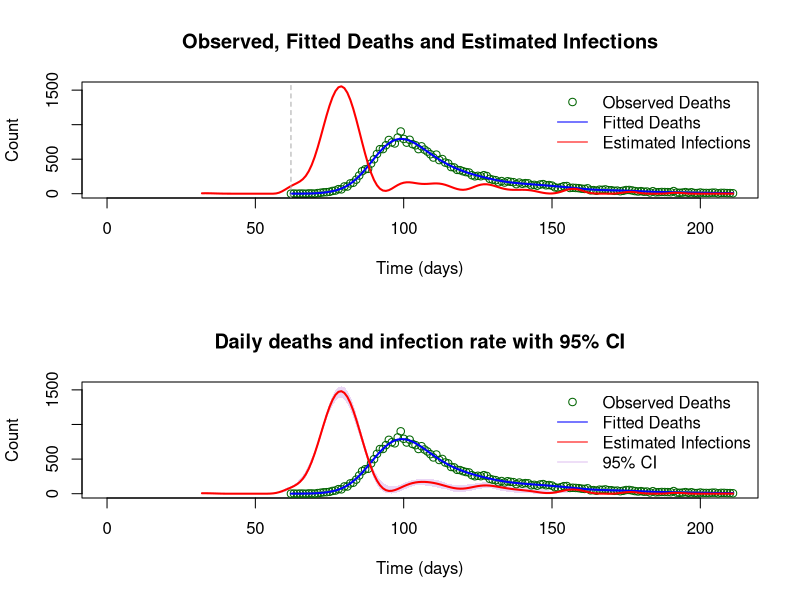

R code for this plot:
# Chao You s2785107; Chenyi Jia s2792046; Kangxin Wei s2817655
# Our team members completed this assignment together, completing each step 
# through discussion.In the early stage, we read the notes together to 
# understand the requirements and learn functions. Later, we program together, 
#find bugs, and solve them together.

# https://github.com/sibei-git/Assessment3_Group10.git
#-------------------------------------------------------------------------------
# Smooth Deconvolution
# This script estimates the underlying infection curve f(t)
# from observed daily deaths y(t) using:
#  a known infection-to-death delay distribution π(j),
#  B-spline basis for smooth representation of f(t),
#  penalized Poisson regression (with smoothness penalty λβᵀSβ),
#  automatic selection of λ using BIC,
#  bootstrap estimation for uncertainty intervals.
#-------------------------------------------------------------------------------
library(splines)  # provides splineDesign() for B-spline basis
# Define infection-to-death probability distribution π(j)
# log(d) ~ Normal(3.151, 0.469^2)
d <- 1:80                # possible durations from infection to death
edur <- 3.151            # Mean of log-normal delay (log-scale)
sdur <- .469             # SD of log-normal delay
pd <- dlnorm(d, edur, sdur)   # Log-normal distribution of delay
pd <- pd / sum(pd)       # Normalize so that π(j) sums to 1


# Task 1: Function to build matrices for deconvolution
# Function: Constructs the B-spline basis (Xtilde),
# convolution model matrix (X), and penalty matrix (S).
# Arguments:
#   t: Numeric vector of observed time points.
#   K: Number of spline basis functions (default = 80).
#   L: Maximum infection-to-death delay (default = 80).
#   L0: Offset to extend f(t) grid earlier than first observed death (default = 30)
# Returns:
#   Xtilde: Spline basis matrix for infection curve f(t).
#   X: Convolution model matrix linking infections to deaths.
#   S: Penalty matrix for smoothness (2nd derivative).
#   tf: Time grid for estimated infections.
#   knots: Knots used for spline basis.
#   pi: Probability distribution π(j) for delay.
Xtilde_X_S <- function(t, K = 80, L = 80, L0 = 30) {
  t <- as.numeric(t)
  n <- length(t)  # Number of observed points
  
  # Construct time grid for f(t): start earlier to capture infection onset
  # tf:from 30 days before the first death (day 62) to the last death (day 211)
  tf <- seq(from = t[1] - L0, to = t[n], by = 1)
  nf <- length(tf)
  
  # Define internal knots and extend boundaries for cubic B-spline (ord=4)
  knots_all <- seq(min(tf), max(tf), length.out = K - 2)
  dk <- mean(diff(knots_all))  # Average knot spacing
  
  # Add 3 boundary knots at each side for smooth spline ends
  knots <- c(
    min(knots_all) - 3*dk, min(knots_all) - 2*dk, min(knots_all) - 1*dk,
    knots_all,
    max(knots_all) + 1*dk, max(knots_all) + 2*dk, max(knots_all) + 3*dk
  )
  
  # Build B-spline basis for infection curve f(t)
  # Xtilde: The [nf x K] B-spline basis matrix, 
  # where Xtilde[i, k] is the value of basis function k at time tf[i].
  Xtilde <- splineDesign(knots = knots, x = tf, ord = 4, outer.ok = TRUE)
  
  # Build the [n x K] Deconvolution Matrix X
  # This matrix maps the infection basis (Xtilde) to the observed deaths (mu)
  # by "convolving" the infection function f(t) with the delay probability pd.
  # In order to get mu = X %*% beta
  # Initialize convolution matrix X (deaths = convolution of infections)
  X <- matrix(0.0, n, K)
  # For each observed day, compute indices corresponding to past infection times
  row_idx <- L0 + outer(1:n, 1:L, FUN = "-")
  valid_v <- (row_idx >= 1) & (row_idx <= nf)
  
  # Loop over every possible infection-to-death delay 'j' (from 1 to L)
  # Combine contributions from each delay j weighted by π(j)
  for (j in 1:L) {
    # Find all observed death days 'i' for which a delay 'j' is valid.
    idx <- which(valid_v[, j])
    # If any valid days exist for this delay 'j'
    if (length(idx)) {
      # Loop over each valid death day 'i' (indexed by 'ii')
      for (ii in seq_along(idx)) {
        # X[i, ] = X[i, ] + (probability of j-day delay) * (B-spline basis)
        # Xtilde[row_idx[...], ] gets the K basis values at time (t_i - j).
        X[idx[ii], ] <- X[idx[ii], ] + pd[j] * Xtilde[row_idx[idx[ii], j], ]
      }
    }
  }
  
  # Construct 2nd difference penalty matrix (encourages smoothness)
  S <- crossprod(diff(diag(K), diff = 2))
  
  # Return all components
  list(Xtilde = Xtilde, X = X, S = S, tf = tf, knots = knots, pi = pd)
}

# Task 2: Penalized negative log-likelihood and gradient
# Function: Computes penalized negative log-likelihood for Poisson deaths.
# Arguments:
#   gamma: log(β) coefficients to ensure β > 0.
#   X, y: Model matrix and observed deaths.
#   S: Smoothness penalty matrix.
#   lambda: Smoothing parameter controlling smoothness of f(t).
# Returns:
#   Scalar value of penalized negative log-likelihood.
negloglik_penalty <- function(gamma, X, y, S, lambda) {
  beta <- exp(gamma) # β = exp(γ) ensures positivity
  mu <- as.vector(X %*% beta) # Expected deaths
  mu <- pmax(mu, 1e-10)  # Avoid log(0)
  
  loglik <- sum(y * log(mu) - mu) # Poisson log-likelihood (without constant)
  penalty <- 0.5 * lambda * t(beta) %*% S %*% beta  # Smoothness penalty
  
  return(-loglik + penalty) # Return penalized negative log-likelihood
}

# Function: Gradient of penalized negative log-likelihood w.r.t γ.
# Arguments and Returns same as above.
grad_negloglik_penalty <- function(gamma, X, y, S, lambda) {
  beta <- exp(gamma)
  mu <- as.vector(X %*% beta)
  mu <- pmax(mu, 1e-10)
  
  grad_beta <- t(X) %*% (1 - y / mu) # Gradient w.r.t β
  grad_gamma <- as.vector(beta * grad_beta + lambda * (beta * (S %*% beta)))# Chain rule
  return(grad_gamma)
}

# Task 3: Fit penalized Poisson model for deaths
# Function: Fits penalized Poisson regression using BFGS optimization.
# Arguments:
#   y, X, Xtilde, S: Model inputs.
#   lambda: Smoothing parameter.
#   maxit: Maximum iterations for optimizer.
# Returns:
#   List containing estimated parameters and fitted values:
#   gamma_hat, beta_hat, mu_hat (fitted deaths), f_hat (estimated infections)
fit_death <- function(y, X, Xtilde, S, lambda = 5e-5, maxit = 200) {
  K <- ncol(X)
  init_gamma <- rep(0, K)  # Initialize γ = 0
  
  # Optimize penalized likelihood via BFGS
  opt <- optim(
    par = init_gamma,# par:The initial guess for the parameters (gamma vector)
    fn = negloglik_penalty,# fn:The objective function to minimize
    gr = grad_negloglik_penalty,# gr:The gradient function for 'fn'
    method = "BFGS", # use the BFGS algorithm
    control = list(maxit = maxit, trace = TRUE),
    X = X, y = y, S = S, lambda = lambda
  )
  
  # Warn if optimizer did not converge
  if (opt$convergence != 0) {
    warning("Optimization did not converge. Try adjusting lambda or maxit.")
  }
  
  # Recover fitted parameters and values
  gamma_hat <- opt$par #it stores the optimal parameter vector found by optim
  beta_hat <- exp(gamma_hat)
  # Calculate the fitted death curve (mu_hat)
  # Use the optimal beta_hat and the deconvolution matrix X (mu = X * beta)
  mu_hat <- as.vector(X %*% beta_hat)
  # Calculate the estimated infection curve (f_hat)
  # Use the optimal beta_hat and the Xtilde (f = Xtilde * beta)
  f_hat <- as.vector(Xtilde %*% beta_hat)
  
  return(list(
    opt = opt, gamma_hat = gamma_hat, beta_hat = beta_hat,
    mu_hat = mu_hat, f_hat = f_hat, lambda = lambda
  ))
}


# Function: Plot observed deaths, fitted deaths, and infection curve.
# Arguments:
#   t_obs: Observed time vector.
#   y: Observed deaths.z
#   tf: Time grid for infection curve.
#   out: Output from Xtilde_X_S() containing tf and knots.
#   mu_hat: Fitted deaths from model.
#   f_hat: Estimated infections f(t).
#   lambda: (Optional) smoothing parameter for plot title.
# Returns:
#  plots figure directly
plot_death <- function(t_obs, y, tf, out, mu_hat, f_hat, lambda = NULL) {
  y_all <- range(c(y, mu_hat, f_hat))  # Determine y-axis range
  
  # Plot observed deaths (grey points)
  plot(t_obs, y, type = "p", col = "darkgreen",
       main = "Observed, Fitted Deaths and Estimated Infections",
       xlab = "Time (days)", ylab = "Count",
       xlim = c(0, max(t_obs)),
       ylim = y_all)
  
  # Add fitted death curve (blue)
  lines(t_obs, mu_hat, col = "blue", lwd = 2)
  
  # Add estimated infection curve (red)
  lines(out$tf, f_hat, col = "red", lwd = 2)
  
  # Add legend and start marker
  legend("topright",
         legend = c("Observed Deaths", "Fitted Deaths", "Estimated Infections"),
         col = c("darkgreen", "blue", "red"),
         lty = c(NA, 1, 1), pch = c(1, NA, NA),
         bty = "n")
  abline(v = t_obs[1], lty = 2, col = "darkgrey")
}

# Task 4: Select λ using Bayesian Information Criterion (BIC)
# Function: Performs a grid search over a range of λ values to find the
# one that minimizes the BIC.
# Arguments:
#   X, S, y: Model inputs (death matrix, penalty matrix, observed deaths).
#   log_lambda_interval: A sequence of log(λ) values to search over.
# Returns:
#   lambda_hat: The single λ value from the interval that results
#   in the minimum BIC score.
bic_criterion <- function(X, S, y, log_lambda_interval) {
  n <- length(y) # n: Sample size (number of observed days)
  K <- ncol(X) # K: Number of B-spline basis functions
  init_gamma <- rep(0, K) # Initial guess for gamma
  bic_interval <- numeric(0) # Vector to store BIC scores for each λ
  lambda_interval <- exp(log_lambda_interval)#Convert from log-scale to λ values
  
  # Loop over every candidate λ value in the grid
  for (lam in lambda_interval) {
    # Fit model for current λ
    opt <- optim(
      par = init_gamma,
      fn = negloglik_penalty,
      gr = grad_negloglik_penalty,
      method = "BFGS",
      control = list(maxit = 200, trace = TRUE),
      X = X, y = y, S = S, lambda = lam
    )
    # Use the result of this fit as a "warm start" for the next iteration
    # This makes the search much faster
    init_gamma <- opt$par 
    
    # Compute log-likelihood
    beta <- exp(opt$par)
    mu <- pmax(as.vector(X %*% beta), 1e-10)
    loglik <- sum(y * log(mu) - mu)
    
    # Compute effective degrees of freedom (edf)
    # edf = trace(H_lambda_inv * H_0)
    
    # Weight matrix w = diag(y_i / mu_i^2)
    w <- as.numeric(y / (mu^2))
    # Penalized Hessian: H_lambda = X'WX + λS
    H_lambda <- t(X) %*% (X * w) + lam * S
    # Add a small stabilization term (ridge) to ensure H_lambda is invertible
    H_lambda <- H_lambda + diag(1e-8, ncol(X))
    # Unpenalized Hessian: H_0 = X'WX
    H_0 <- t(X) %*% (X * w)
    edf <- sum(diag(solve(H_lambda, H_0))) # Calculate edf
    
    # Compute BIC
    # BIC = -2l + log(n) * EDF
    bic <- -2 * loglik + log(n) * edf
    bic_interval <- c(bic_interval, bic)# store the BIC score for this λ
  }
  # Find the λ that corresponds to the minimum BIC score
  lambda_hat <- lambda_interval[which.min(bic_interval)]#Choose λ with smallest BIC
  return(lambda_hat)
}

# Task 5: Bootstrap resampling to estimate uncertainty in f(t)
# Function:Computes the weighted penalized negative log-likelihood
# for the Poisson model used in bootstrap resampling.
# Arguments:
#   gamma: log(β) coefficients to ensure β > 0.
#   wb: Vector of bootstrap weights indicating how many times 
#            each observation was sampled.
#   X, S, y: Model inputs (death matrix, penalty matrix, observed deaths).
#   lambda: Smoothing parameter controlling penalty strength.
# Returns:
#   A single numeric value representing the penalized negative log-likelihood.
w_negloglik_penalty <- function(gamma, wb, X, y, S, lambda) {
  beta <- exp(gamma) #β = exp(γ) ensures positivity
  mu <- as.vector(X %*% beta) # Compute fitted mean values
  mu <- pmax(mu, 1e-10) # Avoid log(0) or division by zero by bounding μ below 1e-10
  
  # Compute the weighted Poisson log-likelihood (ignoring constant term)
  # Each observation is weighted by its bootstrap weight wb
  loglik <- sum(wb * (y * log(mu) - mu))
  
  # Compute smoothness penalty term
  penalty <- 0.5 * lambda * t(beta) %*% S %*% beta
  
  #Return the penalized negative log-likelihood
  return(-loglik + penalty)
}

# Function:Computes the gradient of the weighted penalized negative
# log-likelihood with respect to γ = log(β).
# Arguments:
#   gamma: log(β) coefficients to ensure β > 0.
#   wb: Numeric vector of bootstrap weights (length n).
#   X, y, S: Model inputs (death matrix, observed deaths, penalty matrix).
# Returns:
#   Numeric vector (length K) — gradient ∂L/∂γ.
w_grad_negloglik_penalty <- function(gamma, wb, X, y, S, lambda) {
  # Convert log-scale parameters gamma to positive coefficients beta
  beta <- exp(gamma)
  mu <- as.vector(X %*% beta) # Compute fitted mean values
  mu <- pmax(mu, 1e-10) # Avoid log(0) or division by zero
  
  # Compute the gradient of the weighted negative log-likelihood with respect to β
  grad_beta <- t(X) %*% (wb * (1 - y / mu))
  # Chain rule
  grad_gamma <- as.vector(beta * grad_beta + lambda * (beta * (S %*% beta)))
  return(grad_gamma)
}

# Function:Performs nonparametric bootstrap to estimate uncertainty in the 
# infection curve f(t). For each resample,fit weighted penalized model using 
# BFGS optimization and store estimated f(t) curve. Repeat this 200 times 
# to obtain bootstrap samples.
# Arguments:
#   X: Model and basis matrices .
#   Xtilde:Spline basis matrix for infection curve f(t).
#   S: Penalty matrix.
#   y: Observed deaths.
#   log_lambda_interval: A sequence of log(λ) values to search over.
# Returns:
#   A list containing:
#     fhat_boot: matrix of bootstrap infection curves.
#     lambda_hat: Optimal λ selected by BIC.
#     wb_mat: matrix of bootstrap weights.
bootstrap <- function(X, Xtilde, S, y, log_lambda_interval, par = rep(0,K)) {
  # Select λ using BIC
  lambda_hat <- bic_criterion(X, S, y, log_lambda_interval)
  
  n <- length(y)
  K <- ncol(X)
  
  # Generate 200 bootstrap weight vectors 
  wb_mat <- replicate(200, tabulate(sample(n, replace = TRUE), n))
  fhat_boot <- matrix(NA, nrow = nrow(Xtilde), ncol = 200)# Store infection estimates
  
  # Loop over 200 bootstrap samples: fit weighted model 
  # and store infection estimates
  for (i in 1:200) {
    wb <- wb_mat[, i]
    
    # Fit weighted model using BFGS
    opt <- optim(
      par = par,
      fn = w_negloglik_penalty,
      gr = w_grad_negloglik_penalty,
      method = "BFGS",
      control = list(maxit = 200, trace = FALSE),
      X = X, y = y, S = S, lambda = lambda_hat, wb = wb
    )
    
    # Convert log-coefficients to positive beta values
    beta_i <- exp(opt$par)
    # Compute infection estimate for sample i
    fhat_boot[, i] <- as.vector(Xtilde %*% beta_i)
  }
  
  return(list(
    fhat_boot = fhat_boot,
    lambda_hat = lambda_hat,
    wb_mat = wb_mat
  ))
}


# Task 6: Plot infection curve with 95% bootstrap CI
# Function:Visualize the estimated infection curve f(t) along with its
# 95% bootstrap confidence interval (CI). The function computes
# the mean and quantile bounds across bootstrap samples and
# overlays them on a single plot.
# Arguments:
#   t_obs: Observed time points (days).
#   y: Observed deaths.
#   tf: Time grid for infection curve.
#   fit_best: Model object from fit_death() using optimal λ.
#   fhat_boot: Matrix of bootstrap infection curves .
# Returns:
#   None (plots directly).
plot_final <- function(t_obs, y, tf, fit_best, fhat_boot) {
  # Compute 95% CI of infection curve f(t)
  f_low  <- apply(fhat_boot, 1, quantile, probs = 0.025)
  f_high <- apply(fhat_boot, 1, quantile, probs = 0.975)
  
  # Set up empty plot with sensible axis limits
  plot(tf, fit_best$f_hat, type = "n",
       main = "Daily deaths and infection rate with 95% CI",
       xlab = "Time (days)", ylab = "Count",
       xlim = c(0, max(t_obs)),
       ylim = c(0, max(y, f_high, na.rm = TRUE)))
  
  # Add shaded 95% CI for infection curve (dark grey)
  polygon(c(tf, rev(tf)), c(f_low, rev(f_high)),
          col = rgb(0.8, 0.6, 0.9, 0.4), border = NA)
  
  # Add observed and fitted deaths
  points(t_obs, y, col = "darkgreen", pch = 1) # Observed deaths (grey points)
  lines(t_obs, fit_best$mu_hat, col = "blue", lwd = 2)  # Fitted deaths (blue line)
  
  # Add infection curve f(t)
  lines(tf, fit_best$f_hat, col = "red", lwd = 2)

  # Add legend
  legend("topright",
         legend = c("Observed Deaths", "Fitted Deaths",
                    "Estimated Infections", "95% CI"),
         col = c("darkgreen", "blue", "red",rgb(0.8, 0.6, 0.9, 0.6)),
         lty = c(NA, 1, 1, 1), pch = c(1, NA, NA, NA),
         bty = "n")
}

# Run the complete pipeline
setwd("D:/studying/Extended statistical programming/Assessment3_Group10")
data <- read.table("engcov.txt", header = TRUE)

t_obs <- data$julian
y <- data$nhs

# Build design matrices
out <- Xtilde_X_S(t_obs)
X <- out$X
Xtilde <- out$Xtilde
S <- out$S
tf <- out$tf

# Fit, plot, and bootstrap
par(mfrow = c(2,1))
# Fit with fixed λ = 5e-5 and plot observed deaths, fitted deaths, and infection curve
fit_result <- fit_death(y, X, Xtilde, S, lambda = 5e-5)
plot_death(t_obs, y, tf, out, fit_result$mu_hat, 
           fit_result$f_hat, lambda = fit_result$lambda)

# Select λ via BIC
log_lambda_interval <- seq(-13, -7, length = 50)
lambda_hat <- bic_criterion(X, S, y, log_lambda_interval)
cat("Best lambda found by BIC:", lambda_hat, "\n")

# Refit using best λ
fit_best <- fit_death(y, X, Xtilde, S, lambda = lambda_hat)

# Bootstrap to estimate uncertainty
boot_result <- bootstrap(X, Xtilde, S, y, log_lambda_interval,par = fit_result
                         $gamma_hat)
fhat_boot <- boot_result$fhat_boot
lambda_hat <- boot_result$lambda_hat
cat("Bootstrap finished, using lambda =", lambda_hat, "\n")

# Plot infection curve with 95% bootstrap CI 
# and the daily death data against day of the year
plot_final(t_obs, y, tf, fit_best, fhat_boot)